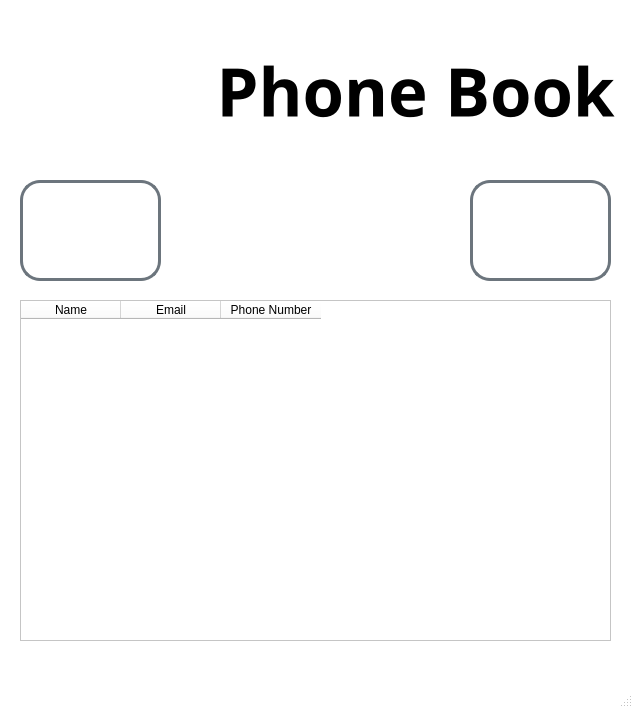
<?xml version="1.0" encoding="UTF-8"?>
<ui version="4.0">
 <class>PhoneBook</class>
 <widget class="QMainWindow" name="PhoneBook">
  <property name="geometry">
   <rect>
    <x>0</x>
    <y>0</y>
    <width>633</width>
    <height>708</height>
   </rect>
  </property>
  <property name="windowTitle">
   <string>PhoneBook</string>
  </property>
  <property name="styleSheet">
   <string notr="true">QMainWindow {
	background-color: #ffffff;
}</string>
  </property>
  <widget class="QWidget" name="centralwidget">
   <property name="styleSheet">
    <string notr="true">QWidget {
	background-color: #ffffff;
}</string>
   </property>
   <widget class="QLabel" name="picture">
    <property name="geometry">
     <rect>
      <x>10</x>
      <y>10</y>
      <width>191</width>
      <height>161</height>
     </rect>
    </property>
    <property name="text">
     <string/>
    </property>
   </widget>
   <widget class="QLabel" name="title">
    <property name="geometry">
     <rect>
      <x>140</x>
      <y>10</y>
      <width>551</width>
      <height>161</height>
     </rect>
    </property>
    <property name="font">
     <font>
      <family>Umpush</family>
      <pointsize>50</pointsize>
      <weight>75</weight>
      <bold>true</bold>
     </font>
    </property>
    <property name="text">
     <string>Phone Book</string>
    </property>
    <property name="alignment">
     <set>Qt::AlignCenter</set>
    </property>
   </widget>
   <widget class="QPushButton" name="add_contact">
    <property name="geometry">
     <rect>
      <x>20</x>
      <y>180</y>
      <width>141</width>
      <height>101</height>
     </rect>
    </property>
    <property name="cursor">
     <cursorShape>PointingHandCursor</cursorShape>
    </property>
    <property name="styleSheet">
     <string notr="true">QPushButton {
	border: 3px solid #6c757d;
	border-radius: 20px;
}</string>
    </property>
    <property name="text">
     <string/>
    </property>
   </widget>
   <widget class="QPushButton" name="delete_contact">
    <property name="geometry">
     <rect>
      <x>470</x>
      <y>180</y>
      <width>141</width>
      <height>101</height>
     </rect>
    </property>
    <property name="cursor">
     <cursorShape>PointingHandCursor</cursorShape>
    </property>
    <property name="styleSheet">
     <string notr="true">QPushButton {
	border: 3px solid #6c757d;
	border-radius: 20px;
}</string>
    </property>
    <property name="text">
     <string/>
    </property>
   </widget>
   <widget class="QTableWidget" name="tableWidget">
    <property name="geometry">
     <rect>
      <x>20</x>
      <y>300</y>
      <width>591</width>
      <height>341</height>
     </rect>
    </property>
    <column>
     <property name="text">
      <string>Name</string>
     </property>
    </column>
    <column>
     <property name="text">
      <string>Email</string>
     </property>
    </column>
    <column>
     <property name="text">
      <string>Phone Number</string>
     </property>
    </column>
   </widget>
   <zorder>title</zorder>
   <zorder>picture</zorder>
   <zorder>add_contact</zorder>
   <zorder>delete_contact</zorder>
   <zorder>tableWidget</zorder>
  </widget>
  <widget class="QMenuBar" name="menubar">
   <property name="geometry">
    <rect>
     <x>0</x>
     <y>0</y>
     <width>633</width>
     <height>22</height>
    </rect>
   </property>
  </widget>
  <widget class="QStatusBar" name="statusbar"/>
 </widget>
 <resources/>
 <connections/>
</ui>
